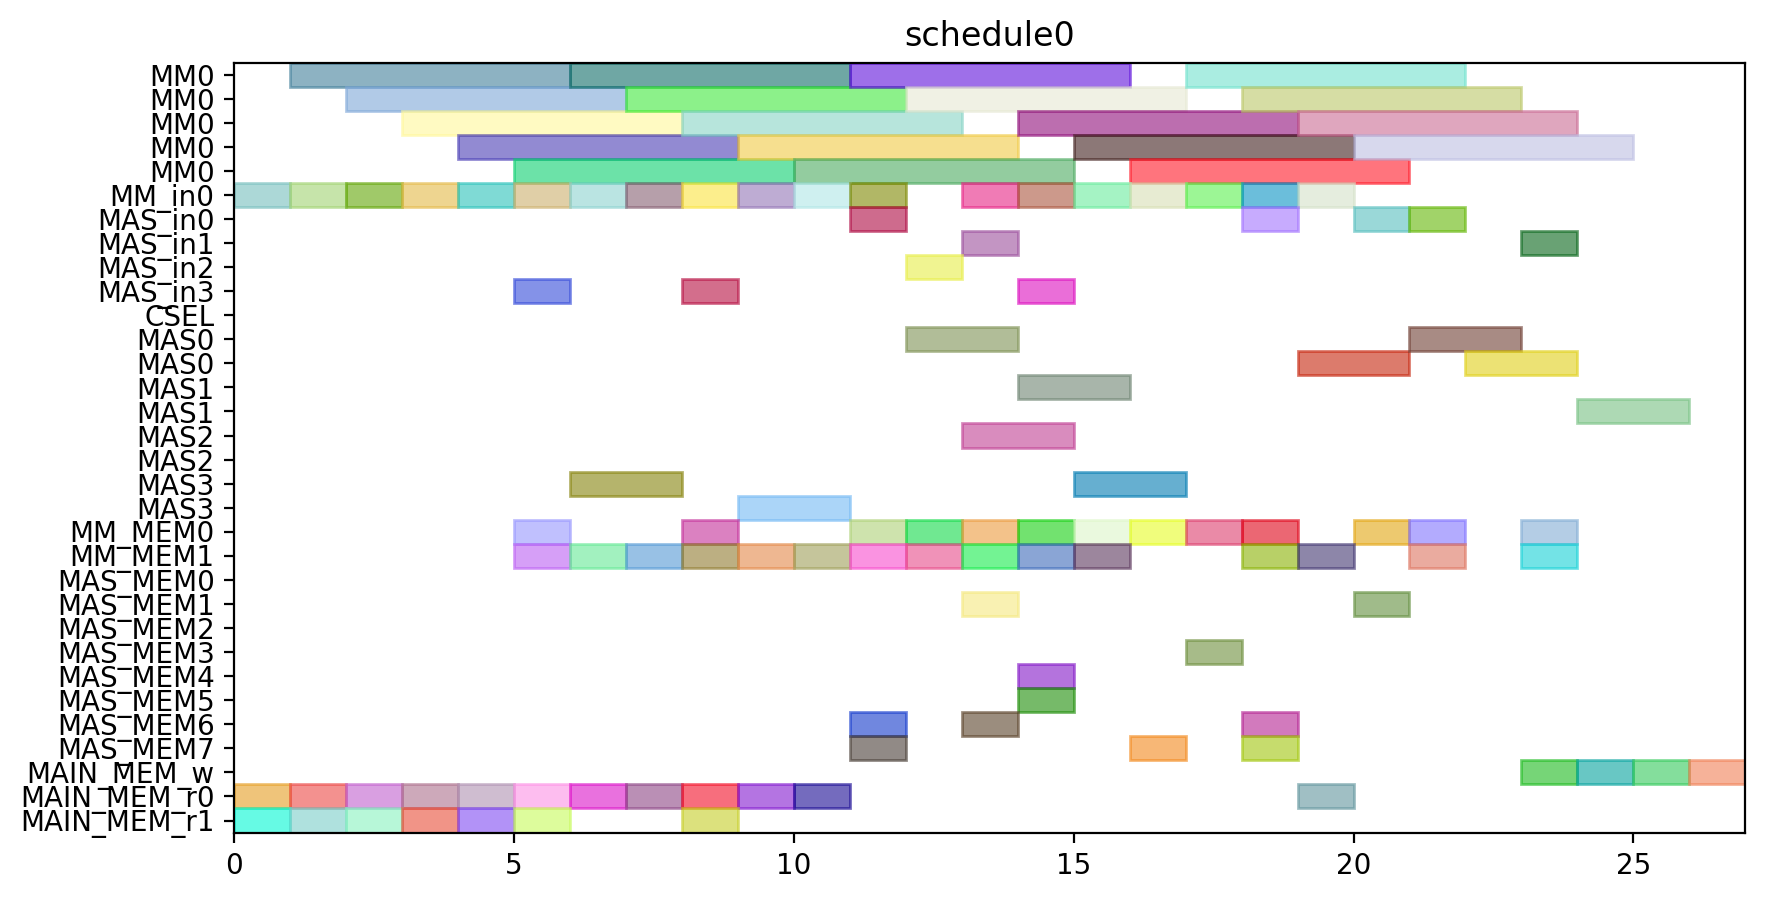

Python code for this plot:
from pyschedule import Scenario, solvers, plotters, alt


def solve():
	horizon = 120
	S = Scenario("schedule0", horizon=horizon)

	# resource
	MM = S.Resources('MM', num=1, size=5)
	MM_in = S.Resources('MM_in', num=1)
	MAS_in = S.Resources('MAS_in', num=4)
	CSEL = S.Resource('CSEL')
	MAS = S.Resources('MAS', num=4, size=2, periods=range(1, horizon))
	MM_MEM = S.Resources('MM_MEM', num=2)
	MAS_MEM = S.Resources('MAS_MEM', num=8)
	MAIN_MEM_w = S.Resource('MAIN_MEM_w', size=1)
	MAIN_MEM_r = S.Resources('MAIN_MEM_r', num=2)

	# result of previous scheduling

	# new tasks
	T1 = S.Task('T1', length=5, delay_cost=1)
	T1 += alt(MM)
	T1_in = S.Task('T1_in', length=1, delay_cost=1)
	T1_in += alt(MM_in)
	S += T1_in*MM_in[0]<=T1*MM[0]
	T1_mem0 = S.Task('T1_mem0', length=1, delay_cost=1)
	T1_mem0 += MAIN_MEM_r[0]
	S += T1_mem0 <= T1

	T1_mem1 = S.Task('T1_mem1', length=1, delay_cost=1)
	T1_mem1 += MAIN_MEM_r[1]
	S += T1_mem1 <= T1

	T2 = S.Task('T2', length=5, delay_cost=1)
	T2 += alt(MM)
	T2_in = S.Task('T2_in', length=1, delay_cost=1)
	T2_in += alt(MM_in)
	S += T2_in*MM_in[0]<=T2*MM[0]
	T2_mem0 = S.Task('T2_mem0', length=1, delay_cost=1)
	T2_mem0 += MAIN_MEM_r[0]
	S += T2_mem0 <= T2

	T2_mem1 = S.Task('T2_mem1', length=1, delay_cost=1)
	T2_mem1 += MAIN_MEM_r[1]
	S += T2_mem1 <= T2

	T3 = S.Task('T3', length=5, delay_cost=1)
	T3 += alt(MM)
	T3_in = S.Task('T3_in', length=1, delay_cost=1)
	T3_in += alt(MM_in)
	S += T3_in*MM_in[0]<=T3*MM[0]
	T3_mem0 = S.Task('T3_mem0', length=1, delay_cost=1)
	T3_mem0 += MAIN_MEM_r[0]
	S += T3_mem0 <= T3

	T3_mem1 = S.Task('T3_mem1', length=1, delay_cost=1)
	T3_mem1 += MAIN_MEM_r[1]
	S += T3_mem1 <= T3

	T4 = S.Task('T4', length=5, delay_cost=1)
	T4 += alt(MM)
	T4_in = S.Task('T4_in', length=1, delay_cost=1)
	T4_in += alt(MM_in)
	S += T4_in*MM_in[0]<=T4*MM[0]
	T4_mem0 = S.Task('T4_mem0', length=1, delay_cost=1)
	T4_mem0 += MAIN_MEM_r[0]
	S += T4_mem0 <= T4

	T4_mem1 = S.Task('T4_mem1', length=1, delay_cost=1)
	T4_mem1 += MAIN_MEM_r[1]
	S += T4_mem1 <= T4

	T5 = S.Task('T5', length=5, delay_cost=1)
	T5 += alt(MM)
	T5_in = S.Task('T5_in', length=1, delay_cost=1)
	T5_in += alt(MM_in)
	S += T5_in*MM_in[0]<=T5*MM[0]
	T5_mem0 = S.Task('T5_mem0', length=1, delay_cost=1)
	T5_mem0 += MAIN_MEM_r[0]
	S += T5_mem0 <= T5

	T5_mem1 = S.Task('T5_mem1', length=1, delay_cost=1)
	T5_mem1 += MAIN_MEM_r[1]
	S += T5_mem1 <= T5

	T6 = S.Task('T6', length=5, delay_cost=1)
	T6 += alt(MM)
	T6_in = S.Task('T6_in', length=1, delay_cost=1)
	T6_in += alt(MM_in)
	S += T6_in*MM_in[0]<=T6*MM[0]
	T6_mem0 = S.Task('T6_mem0', length=1, delay_cost=1)
	T6_mem0 += MAIN_MEM_r[0]
	S += T6_mem0 <= T6

	T6_mem1 = S.Task('T6_mem1', length=1, delay_cost=1)
	T6_mem1 += MAIN_MEM_r[1]
	S += T6_mem1 <= T6

	T7 = S.Task('T7', length=5, delay_cost=1)
	T7 += alt(MM)
	T7_in = S.Task('T7_in', length=1, delay_cost=1)
	T7_in += alt(MM_in)
	S += T7_in*MM_in[0]<=T7*MM[0]
	T7_mem0 = S.Task('T7_mem0', length=1, delay_cost=1)
	T7_mem0 += MAIN_MEM_r[0]
	S += T7_mem0 <= T7

	T7_mem1 = S.Task('T7_mem1', length=1, delay_cost=1)
	T7_mem1 += MAIN_MEM_r[1]
	S += T7_mem1 <= T7

	T8 = S.Task('T8', length=5, delay_cost=1)
	T8 += alt(MM)
	T8_in = S.Task('T8_in', length=1, delay_cost=1)
	T8_in += alt(MM_in)
	S += T8_in*MM_in[0]<=T8*MM[0]
	T8_mem0 = S.Task('T8_mem0', length=1, delay_cost=1)
	T8_mem0 += MAIN_MEM_r[0]
	S += T8_mem0 <= T8

	T8_mem1 = S.Task('T8_mem1', length=1, delay_cost=1)
	T8_mem1 += alt(MM_MEM)
	S += (T1*MM[0])-1 < T8_mem1*MM_MEM[1]
	S += T8_mem1 <= T8

	T9 = S.Task('T9', length=5, delay_cost=1)
	T9 += alt(MM)
	T9_in = S.Task('T9_in', length=1, delay_cost=1)
	T9_in += alt(MM_in)
	S += T9_in*MM_in[0]<=T9*MM[0]
	T9_mem0 = S.Task('T9_mem0', length=1, delay_cost=1)
	T9_mem0 += MAIN_MEM_r[0]
	S += T9_mem0 <= T9

	T9_mem1 = S.Task('T9_mem1', length=1, delay_cost=1)
	T9_mem1 += alt(MM_MEM)
	S += (T1*MM[0])-1 < T9_mem1*MM_MEM[1]
	S += T9_mem1 <= T9

	T10 = S.Task('T10', length=5, delay_cost=1)
	T10 += alt(MM)
	T10_in = S.Task('T10_in', length=1, delay_cost=1)
	T10_in += alt(MM_in)
	S += T10_in*MM_in[0]<=T10*MM[0]
	T10_mem0 = S.Task('T10_mem0', length=1, delay_cost=1)
	T10_mem0 += MAIN_MEM_r[0]
	S += T10_mem0 <= T10

	T10_mem1 = S.Task('T10_mem1', length=1, delay_cost=1)
	T10_mem1 += alt(MM_MEM)
	S += (T3*MM[0])-1 < T10_mem1*MM_MEM[1]
	S += T10_mem1 <= T10

	T11 = S.Task('T11', length=5, delay_cost=1)
	T11 += alt(MM)
	T11_in = S.Task('T11_in', length=1, delay_cost=1)
	T11_in += alt(MM_in)
	S += T11_in*MM_in[0]<=T11*MM[0]
	T11_mem0 = S.Task('T11_mem0', length=1, delay_cost=1)
	T11_mem0 += MAIN_MEM_r[0]
	S += T11_mem0 <= T11

	T11_mem1 = S.Task('T11_mem1', length=1, delay_cost=1)
	T11_mem1 += alt(MM_MEM)
	S += (T3*MM[0])-1 < T11_mem1*MM_MEM[1]
	S += T11_mem1 <= T11

	T12 = S.Task('T12', length=2, delay_cost=1)
	T12 += alt(MAS)
	T12_in = S.Task('T12_in', length=1, delay_cost=1)
	T12_in += alt(MAS_in)
	S += T12_in*MAS_in[0]<=T12*MAS[0]

	S += T12_in*MAS_in[1]<=T12*MAS[1]

	S += T12_in*MAS_in[2]<=T12*MAS[2]

	S += T12_in*MAS_in[3]<=T12*MAS[3]

	T12_mem0 = S.Task('T12_mem0', length=1, delay_cost=1)
	T12_mem0 += alt(MM_MEM)
	S += (T4*MM[0])-1 < T12_mem0*MM_MEM[0]
	S += T12_mem0 <= T12

	T12_mem1 = S.Task('T12_mem1', length=1, delay_cost=1)
	T12_mem1 += alt(MM_MEM)
	S += (T2*MM[0])-1 < T12_mem1*MM_MEM[1]
	S += T12_mem1 <= T12

	T13 = S.Task('T13', length=2, delay_cost=1)
	T13 += alt(MAS)
	T13_in = S.Task('T13_in', length=1, delay_cost=1)
	T13_in += alt(MAS_in)
	S += T13_in*MAS_in[0]<=T13*MAS[0]

	S += T13_in*MAS_in[1]<=T13*MAS[1]

	S += T13_in*MAS_in[2]<=T13*MAS[2]

	S += T13_in*MAS_in[3]<=T13*MAS[3]

	T13_mem0 = S.Task('T13_mem0', length=1, delay_cost=1)
	T13_mem0 += alt(MM_MEM)
	S += (T4*MM[0])-1 < T13_mem0*MM_MEM[0]
	S += T13_mem0 <= T13

	T13_mem1 = S.Task('T13_mem1', length=1, delay_cost=1)
	T13_mem1 += alt(MM_MEM)
	S += (T2*MM[0])-1 < T13_mem1*MM_MEM[1]
	S += T13_mem1 <= T13

	T15 = S.Task('T15', length=2, delay_cost=1)
	T15 += alt(MAS)
	T15_in = S.Task('T15_in', length=1, delay_cost=1)
	T15_in += alt(MAS_in)
	S += T15_in*MAS_in[0]<=T15*MAS[0]

	S += T15_in*MAS_in[1]<=T15*MAS[1]

	S += T15_in*MAS_in[2]<=T15*MAS[2]

	S += T15_in*MAS_in[3]<=T15*MAS[3]

	T15_mem0 = S.Task('T15_mem0', length=1, delay_cost=1)
	T15_mem0 += alt(MM_MEM)
	S += (T7*MM[0])-1 < T15_mem0*MM_MEM[0]
	S += T15_mem0 <= T15

	T15_mem1 = S.Task('T15_mem1', length=1, delay_cost=1)
	T15_mem1 += alt(MM_MEM)
	S += (T7*MM[0])-1 < T15_mem1*MM_MEM[1]
	S += T15_mem1 <= T15

	T14 = S.Task('T14', length=5, delay_cost=1)
	T14 += alt(MM)
	T14_in = S.Task('T14_in', length=1, delay_cost=1)
	T14_in += alt(MM_in)
	S += T14_in*MM_in[0]<=T14*MM[0]
	T14_mem0 = S.Task('T14_mem0', length=1, delay_cost=1)
	T14_mem0 += alt(MAS_MEM)
	S += (T13*MAS[0])-1 < T14_mem0*MAS_MEM[0]
	S += (T13*MAS[1])-1 < T14_mem0*MAS_MEM[2]
	S += (T13*MAS[2])-1 < T14_mem0*MAS_MEM[4]
	S += (T13*MAS[3])-1 < T14_mem0*MAS_MEM[6]
	S += T14_mem0 <= T14

	T14_mem1 = S.Task('T14_mem1', length=1, delay_cost=1)
	T14_mem1 += alt(MAS_MEM)
	S += (T13*MAS[0])-1 < T14_mem1*MAS_MEM[1]
	S += (T13*MAS[1])-1 < T14_mem1*MAS_MEM[3]
	S += (T13*MAS[2])-1 < T14_mem1*MAS_MEM[5]
	S += (T13*MAS[3])-1 < T14_mem1*MAS_MEM[7]
	S += T14_mem1 <= T14

	T16 = S.Task('T16', length=5, delay_cost=1)
	T16 += alt(MM)
	T16_in = S.Task('T16_in', length=1, delay_cost=1)
	T16_in += alt(MM_in)
	S += T16_in*MM_in[0]<=T16*MM[0]
	T16_mem0 = S.Task('T16_mem0', length=1, delay_cost=1)
	T16_mem0 += alt(MM_MEM)
	S += (T1*MM[0])-1 < T16_mem0*MM_MEM[0]
	S += T16_mem0 <= T16

	T16_mem1 = S.Task('T16_mem1', length=1, delay_cost=1)
	T16_mem1 += alt(MM_MEM)
	S += (T8*MM[0])-1 < T16_mem1*MM_MEM[1]
	S += T16_mem1 <= T16

	T17 = S.Task('T17', length=5, delay_cost=1)
	T17 += alt(MM)
	T17_in = S.Task('T17_in', length=1, delay_cost=1)
	T17_in += alt(MM_in)
	S += T17_in*MM_in[0]<=T17*MM[0]
	T17_mem0 = S.Task('T17_mem0', length=1, delay_cost=1)
	T17_mem0 += alt(MM_MEM)
	S += (T8*MM[0])-1 < T17_mem0*MM_MEM[0]
	S += T17_mem0 <= T17

	T17_mem1 = S.Task('T17_mem1', length=1, delay_cost=1)
	T17_mem1 += alt(MAS_MEM)
	S += (T15*MAS[0])-1 < T17_mem1*MAS_MEM[1]
	S += (T15*MAS[1])-1 < T17_mem1*MAS_MEM[3]
	S += (T15*MAS[2])-1 < T17_mem1*MAS_MEM[5]
	S += (T15*MAS[3])-1 < T17_mem1*MAS_MEM[7]
	S += T17_mem1 <= T17

	T18 = S.Task('T18', length=2, delay_cost=1)
	T18 += alt(MAS)
	T18_in = S.Task('T18_in', length=1, delay_cost=1)
	T18_in += alt(MAS_in)
	S += T18_in*MAS_in[0]<=T18*MAS[0]

	S += T18_in*MAS_in[1]<=T18*MAS[1]

	S += T18_in*MAS_in[2]<=T18*MAS[2]

	S += T18_in*MAS_in[3]<=T18*MAS[3]

	T18_mem0 = S.Task('T18_mem0', length=1, delay_cost=1)
	T18_mem0 += alt(MM_MEM)
	S += (T5*MM[0])-1 < T18_mem0*MM_MEM[0]
	S += T18_mem0 <= T18

	T18_mem1 = S.Task('T18_mem1', length=1, delay_cost=1)
	T18_mem1 += alt(MM_MEM)
	S += (T9*MM[0])-1 < T18_mem1*MM_MEM[1]
	S += T18_mem1 <= T18

	T19 = S.Task('T19', length=2, delay_cost=1)
	T19 += alt(MAS)
	T19_in = S.Task('T19_in', length=1, delay_cost=1)
	T19_in += alt(MAS_in)
	S += T19_in*MAS_in[0]<=T19*MAS[0]

	S += T19_in*MAS_in[1]<=T19*MAS[1]

	S += T19_in*MAS_in[2]<=T19*MAS[2]

	S += T19_in*MAS_in[3]<=T19*MAS[3]

	T19_mem0 = S.Task('T19_mem0', length=1, delay_cost=1)
	T19_mem0 += alt(MM_MEM)
	S += (T5*MM[0])-1 < T19_mem0*MM_MEM[0]
	S += T19_mem0 <= T19

	T19_mem1 = S.Task('T19_mem1', length=1, delay_cost=1)
	T19_mem1 += alt(MM_MEM)
	S += (T9*MM[0])-1 < T19_mem1*MM_MEM[1]
	S += T19_mem1 <= T19

	T21 = S.Task('T21', length=2, delay_cost=1)
	T21 += alt(MAS)
	T21_in = S.Task('T21_in', length=1, delay_cost=1)
	T21_in += alt(MAS_in)
	S += T21_in*MAS_in[0]<=T21*MAS[0]

	S += T21_in*MAS_in[1]<=T21*MAS[1]

	S += T21_in*MAS_in[2]<=T21*MAS[2]

	S += T21_in*MAS_in[3]<=T21*MAS[3]

	T21_mem0 = S.Task('T21_mem0', length=1, delay_cost=1)
	T21_mem0 += alt(MM_MEM)
	S += (T6*MM[0])-1 < T21_mem0*MM_MEM[0]
	S += T21_mem0 <= T21

	T21_mem1 = S.Task('T21_mem1', length=1, delay_cost=1)
	T21_mem1 += alt(MM_MEM)
	S += (T10*MM[0])-1 < T21_mem1*MM_MEM[1]
	S += T21_mem1 <= T21

	T24 = S.Task('T24', length=5, delay_cost=1)
	T24 += alt(MM)
	T24_in = S.Task('T24_in', length=1, delay_cost=1)
	T24_in += alt(MM_in)
	S += T24_in*MM_in[0]<=T24*MM[0]
	T24_mem0 = S.Task('T24_mem0', length=1, delay_cost=1)
	T24_mem0 += alt(MM_MEM)
	S += (T11*MM[0])-1 < T24_mem0*MM_MEM[0]
	S += T24_mem0 <= T24

	T24_mem1 = S.Task('T24_mem1', length=1, delay_cost=1)
	T24_mem1 += alt(MAS_MEM)
	S += (T12*MAS[0])-1 < T24_mem1*MAS_MEM[1]
	S += (T12*MAS[1])-1 < T24_mem1*MAS_MEM[3]
	S += (T12*MAS[2])-1 < T24_mem1*MAS_MEM[5]
	S += (T12*MAS[3])-1 < T24_mem1*MAS_MEM[7]
	S += T24_mem1 <= T24

	T20 = S.Task('T20', length=5, delay_cost=1)
	T20 += alt(MM)
	T20_in = S.Task('T20_in', length=1, delay_cost=1)
	T20_in += alt(MM_in)
	S += T20_in*MM_in[0]<=T20*MM[0]
	T20_mem0 = S.Task('T20_mem0', length=1, delay_cost=1)
	T20_mem0 += alt(MAS_MEM)
	S += (T15*MAS[0])-1 < T20_mem0*MAS_MEM[0]
	S += (T15*MAS[1])-1 < T20_mem0*MAS_MEM[2]
	S += (T15*MAS[2])-1 < T20_mem0*MAS_MEM[4]
	S += (T15*MAS[3])-1 < T20_mem0*MAS_MEM[6]
	S += T20_mem0 <= T20

	T20_mem1 = S.Task('T20_mem1', length=1, delay_cost=1)
	T20_mem1 += alt(MAS_MEM)
	S += (T18*MAS[0])-1 < T20_mem1*MAS_MEM[1]
	S += (T18*MAS[1])-1 < T20_mem1*MAS_MEM[3]
	S += (T18*MAS[2])-1 < T20_mem1*MAS_MEM[5]
	S += (T18*MAS[3])-1 < T20_mem1*MAS_MEM[7]
	S += T20_mem1 <= T20

	T22 = S.Task('T22', length=5, delay_cost=1)
	T22 += alt(MM)
	T22_in = S.Task('T22_in', length=1, delay_cost=1)
	T22_in += alt(MM_in)
	S += T22_in*MM_in[0]<=T22*MM[0]
	T22_mem0 = S.Task('T22_mem0', length=1, delay_cost=1)
	T22_mem0 += alt(MAS_MEM)
	S += (T21*MAS[0])-1 < T22_mem0*MAS_MEM[0]
	S += (T21*MAS[1])-1 < T22_mem0*MAS_MEM[2]
	S += (T21*MAS[2])-1 < T22_mem0*MAS_MEM[4]
	S += (T21*MAS[3])-1 < T22_mem0*MAS_MEM[6]
	S += T22_mem0 <= T22

	T22_mem1 = S.Task('T22_mem1', length=1, delay_cost=1)
	T22_mem1 += alt(MAS_MEM)
	S += (T21*MAS[0])-1 < T22_mem1*MAS_MEM[1]
	S += (T21*MAS[1])-1 < T22_mem1*MAS_MEM[3]
	S += (T21*MAS[2])-1 < T22_mem1*MAS_MEM[5]
	S += (T21*MAS[3])-1 < T22_mem1*MAS_MEM[7]
	S += T22_mem1 <= T22

	T23 = S.Task('T23', length=5, delay_cost=1)
	T23 += alt(MM)
	T23_in = S.Task('T23_in', length=1, delay_cost=1)
	T23_in += alt(MM_in)
	S += T23_in*MM_in[0]<=T23*MM[0]
	T23_mem0 = S.Task('T23_mem0', length=1, delay_cost=1)
	T23_mem0 += alt(MAS_MEM)
	S += (T19*MAS[0])-1 < T23_mem0*MAS_MEM[0]
	S += (T19*MAS[1])-1 < T23_mem0*MAS_MEM[2]
	S += (T19*MAS[2])-1 < T23_mem0*MAS_MEM[4]
	S += (T19*MAS[3])-1 < T23_mem0*MAS_MEM[6]
	S += T23_mem0 <= T23

	T23_mem1 = S.Task('T23_mem1', length=1, delay_cost=1)
	T23_mem1 += alt(MAS_MEM)
	S += (T19*MAS[0])-1 < T23_mem1*MAS_MEM[1]
	S += (T19*MAS[1])-1 < T23_mem1*MAS_MEM[3]
	S += (T19*MAS[2])-1 < T23_mem1*MAS_MEM[5]
	S += (T19*MAS[3])-1 < T23_mem1*MAS_MEM[7]
	S += T23_mem1 <= T23

	Z2_new = S.Task('Z2_new', length=5, delay_cost=1)
	Z2_new += alt(MM)
	Z2_new_in = S.Task('Z2_new_in', length=1, delay_cost=1)
	Z2_new_in += alt(MM_in)
	S += Z2_new_in*MM_in[0]<=Z2_new*MM[0]
	S += 0<Z2_new

	Z2_new_w = S.Task('Z2_new_w', length=1, delay_cost=1)
	Z2_new_w += alt(MAIN_MEM_w)
	S += Z2_new <= Z2_new_w

	Z2_new_mem0 = S.Task('Z2_new_mem0', length=1, delay_cost=1)
	Z2_new_mem0 += MAIN_MEM_r[0]
	S += Z2_new_mem0 <= Z2_new

	Z2_new_mem1 = S.Task('Z2_new_mem1', length=1, delay_cost=1)
	Z2_new_mem1 += alt(MM_MEM)
	S += (T14*MM[0])-1 < Z2_new_mem1*MM_MEM[1]
	S += Z2_new_mem1 <= Z2_new

	T25 = S.Task('T25', length=2, delay_cost=1)
	T25 += alt(MAS)
	T25_in = S.Task('T25_in', length=1, delay_cost=1)
	T25_in += alt(MAS_in)
	S += T25_in*MAS_in[0]<=T25*MAS[0]

	S += T25_in*MAS_in[1]<=T25*MAS[1]

	S += T25_in*MAS_in[2]<=T25*MAS[2]

	S += T25_in*MAS_in[3]<=T25*MAS[3]

	T25_mem0 = S.Task('T25_mem0', length=1, delay_cost=1)
	T25_mem0 += alt(MM_MEM)
	S += (T20*MM[0])-1 < T25_mem0*MM_MEM[0]
	S += T25_mem0 <= T25

	T25_mem1 = S.Task('T25_mem1', length=1, delay_cost=1)
	T25_mem1 += alt(MM_MEM)
	S += (T20*MM[0])-1 < T25_mem1*MM_MEM[1]
	S += T25_mem1 <= T25

	X2_new = S.Task('X2_new', length=2, delay_cost=1)
	X2_new += alt(MAS)
	X2_new_in = S.Task('X2_new_in', length=1, delay_cost=1)
	X2_new_in += alt(MAS_in)
	S += X2_new_in*MAS_in[0]<=X2_new*MAS[0]

	S += X2_new_in*MAS_in[1]<=X2_new*MAS[1]

	S += X2_new_in*MAS_in[2]<=X2_new*MAS[2]

	S += X2_new_in*MAS_in[3]<=X2_new*MAS[3]

	S += 0<X2_new

	X2_new_w = S.Task('X2_new_w', length=1, delay_cost=1)
	X2_new_w += alt(MAIN_MEM_w)
	S += X2_new <= X2_new_w

	X2_new_mem0 = S.Task('X2_new_mem0', length=1, delay_cost=1)
	X2_new_mem0 += alt(MM_MEM)
	S += (T22*MM[0])-1 < X2_new_mem0*MM_MEM[0]
	S += X2_new_mem0 <= X2_new

	X2_new_mem1 = S.Task('X2_new_mem1', length=1, delay_cost=1)
	X2_new_mem1 += alt(MM_MEM)
	S += (T24*MM[0])-1 < X2_new_mem1*MM_MEM[1]
	S += X2_new_mem1 <= X2_new

	X1_new = S.Task('X1_new', length=2, delay_cost=1)
	X1_new += alt(MAS)
	X1_new_in = S.Task('X1_new_in', length=1, delay_cost=1)
	X1_new_in += alt(MAS_in)
	S += X1_new_in*MAS_in[0]<=X1_new*MAS[0]

	S += X1_new_in*MAS_in[1]<=X1_new*MAS[1]

	S += X1_new_in*MAS_in[2]<=X1_new*MAS[2]

	S += X1_new_in*MAS_in[3]<=X1_new*MAS[3]

	S += 0<X1_new

	X1_new_w = S.Task('X1_new_w', length=1, delay_cost=1)
	X1_new_w += alt(MAIN_MEM_w)
	S += X1_new <= X1_new_w

	X1_new_mem0 = S.Task('X1_new_mem0', length=1, delay_cost=1)
	X1_new_mem0 += alt(MM_MEM)
	S += (T23*MM[0])-1 < X1_new_mem0*MM_MEM[0]
	S += X1_new_mem0 <= X1_new

	X1_new_mem1 = S.Task('X1_new_mem1', length=1, delay_cost=1)
	X1_new_mem1 += alt(MM_MEM)
	S += (T17*MM[0])-1 < X1_new_mem1*MM_MEM[1]
	S += X1_new_mem1 <= X1_new

	Z1_new = S.Task('Z1_new', length=2, delay_cost=1)
	Z1_new += alt(MAS)
	Z1_new_in = S.Task('Z1_new_in', length=1, delay_cost=1)
	Z1_new_in += alt(MAS_in)
	S += Z1_new_in*MAS_in[0]<=Z1_new*MAS[0]

	S += Z1_new_in*MAS_in[1]<=Z1_new*MAS[1]

	S += Z1_new_in*MAS_in[2]<=Z1_new*MAS[2]

	S += Z1_new_in*MAS_in[3]<=Z1_new*MAS[3]

	S += 0<Z1_new

	Z1_new_w = S.Task('Z1_new_w', length=1, delay_cost=1)
	Z1_new_w += alt(MAIN_MEM_w)
	S += Z1_new <= Z1_new_w

	Z1_new_mem0 = S.Task('Z1_new_mem0', length=1, delay_cost=1)
	Z1_new_mem0 += alt(MM_MEM)
	S += (T16*MM[0])-1 < Z1_new_mem0*MM_MEM[0]
	S += Z1_new_mem0 <= Z1_new

	Z1_new_mem1 = S.Task('Z1_new_mem1', length=1, delay_cost=1)
	Z1_new_mem1 += alt(MAS_MEM)
	S += (T25*MAS[0])-1 < Z1_new_mem1*MAS_MEM[1]
	S += (T25*MAS[1])-1 < Z1_new_mem1*MAS_MEM[3]
	S += (T25*MAS[2])-1 < Z1_new_mem1*MAS_MEM[5]
	S += (T25*MAS[3])-1 < Z1_new_mem1*MAS_MEM[7]
	S += Z1_new_mem1 <= Z1_new

	solvers.mip.solve(S,msg=1,kind='CPLEX',ratio_gap=1.01)

	solution = [['hoge']*len(S.solution()[1]) for i in range(len(S.solution()))]
	for i in range(len(S.solution())):
		for j in range(len(S.solution()[i])):
			solution[i][j]=str(S.solution()[i][j])
	print(solution)

	cycles = int(solution[-1][3])

	pic_file_name = "/home/mfukuda/ABE/multiRAM_multiMAS_16mux/scheduling_result/stage5MM1_stage2MAS4/EP_LADDERMUL/schedule0.png"
	if(S.solution() != []):
		plotters.matplotlib.plot(S,img_filename=pic_file_name, show_task_labels=False, fig_size=(cycles*0.25+3, 5))

	return solution
